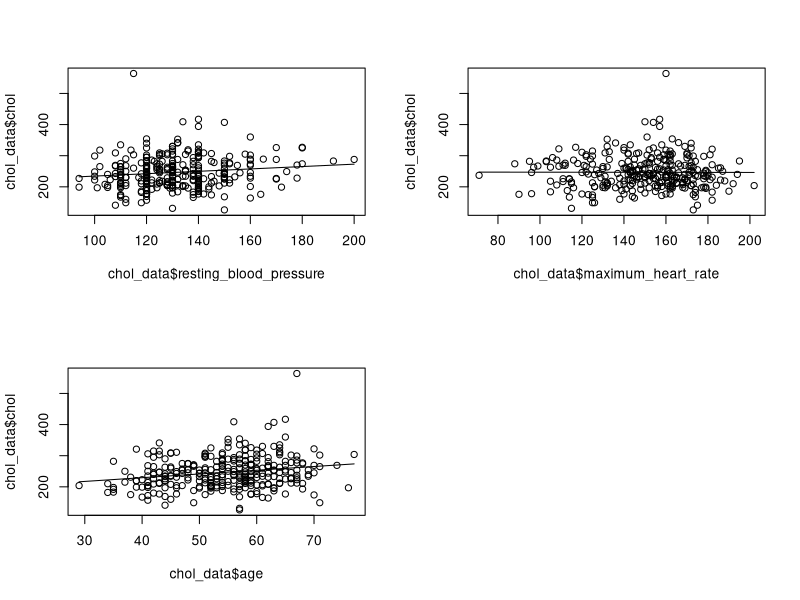

Write R code to recreate this figure.
chol_data <- read.table("cholesterol.csv", header = TRUE, sep = ",")
# View(chol_data)

n <- nrow(chol_data)
print(n)

BP_Sxx <- sum(chol_data$resting_blood_pressure ^ 2)
print(BP_Sxx)
BP_Sx <- sum(chol_data$resting_blood_pressure)
print(BP_Sx)
chol_Syy <- sum(chol_data$chol ^ 2)
print(chol_Syy)
chol_Sy <- sum(chol_data$chol)
print(chol_Sy)
cross_Sxy <- sum(chol_data$resting_blood_pressure * chol_data$chol)
print(cross_Sxy)

Lxy <- cross_Sxy - BP_Sx /n * chol_Sy
print(Lxy)
Lxx <- BP_Sxx - BP_Sx /n * BP_Sx
print(Lxx)

B <- Lxy / Lxx
A <- (chol_Sy - B * BP_Sx) / n
print (B)
print (A)

par(mfrow=c(2,2))

cat("\n")
BPChol <- lm(chol_data$chol ~ chol_data$resting_blood_pressure)
print(summary(BPChol))
print(coefficients(BPChol))

plot(chol_data$resting_blood_pressure, chol_data$chol)
lines(chol_data$resting_blood_pressure, fitted(BPChol))

cat("\n")
HRChol <- lm(chol_data$chol ~ chol_data$maximum_heart_rate)
print(summary(HRChol))
print(coefficients(HRChol))


plot(chol_data$maximum_heart_rate, chol_data$chol)
lines(chol_data$maximum_heart_rate, fitted(HRChol))

cat("\n")
AgeChol <- lm(chol_data$chol ~ chol_data$age)
print(summary(AgeChol))
print(coefficients(AgeChol))

plot(chol_data$age, chol_data$chol)
lines(chol_data$age, fitted(AgeChol))
